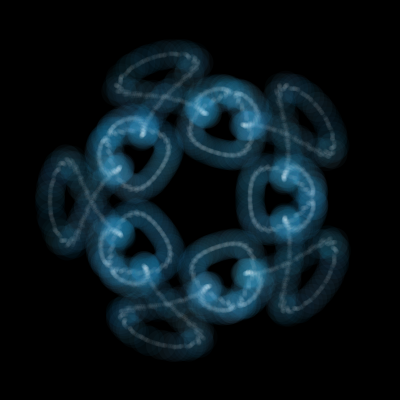
Frame 1 (no input)
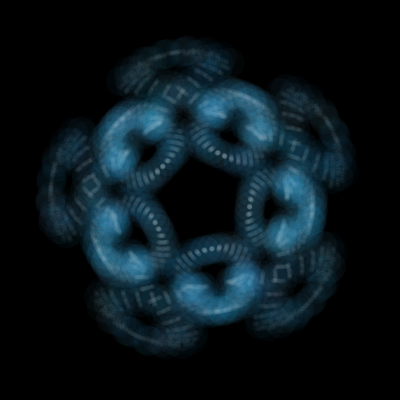
Frame 60 (the mouse pressed at the canvas centre just before this capture)
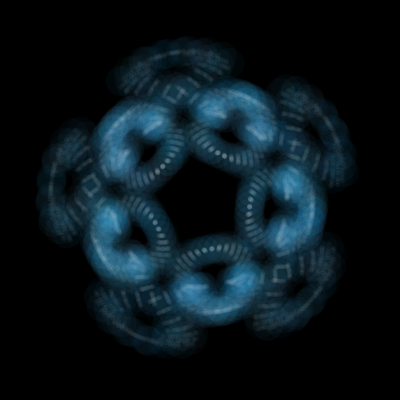
Frame 120 (the mouse held since frame 60 and released just before this capture)

The Processing sketch that drew these frames (run headless with seeded random() and noise(); from frame 60 on, the mouse is pressed at the canvas centre):

// Processing sketch: processing_185820
// ── processing_185820.pde

float a;
float b;
float c;
float d;
int num = 5000;
float x;
float y;
float r1 = 0;//266549;//0;
float t1 = 0.2;
float r2 = 0;//1320000;//0;
float t2 = 1;
float h2 = 0.5;
float r3 = 0;//133274;//0;
float t3 = 0.1;
float h3 = 0.2;

float r1_goal = r1 + t1 * num;
float r2_goal = r2 + t2 * num;
float r3_goal = r3 + t3 * num;

float R;
float theta = 0;

void setup() {
  size(400, 400);
  colorMode(HSB, 360, 100, 100);
  background(0);
  smooth();

  //noLoop();
}

void draw() {
  background(0);

  pushMatrix();
  translate(width/2, height/2);
  noStroke();
  for (int i = 0;i <= num;i += 1) {
    b = sin(r2) * cos(r2*2);
    a = b * h2 + 1; 
    c = (cos(r2*3)-cos(r2*5))/5;
    x = 100 * a * sin(r1 + c);
    y = 100 * a * cos(r1 + c);

    r1 += t1;
    r2 += t2;
    r3 += t3;

    if (i % 5 == 0) {
      R = 30;
      fill(200, random(50, 100), random(50, 100), 10);
    }
    else {
      R = 5;
      fill(360, 10);
    }
    ellipse(x, y, R, R);
  }

  r1 = r1_goal;
  r2 = r2_goal;
  r3 = r3_goal;

  popMatrix();
}
